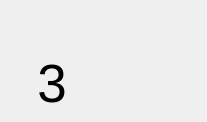
<?xml version="1.0" encoding="UTF-8"?>
<ui version="4.0">
 <class>Form</class>
 <widget class="QWidget" name="Form">
  <property name="geometry">
   <rect>
    <x>0</x>
    <y>0</y>
    <width>207</width>
    <height>122</height>
   </rect>
  </property>
  <property name="windowTitle">
   <string>Form</string>
  </property>
  <property name="styleSheet">
   <string notr="true"/>
  </property>
  <layout class="QVBoxLayout" name="verticalLayout_2" stretch="6">
   <property name="spacing">
    <number>0</number>
   </property>
   <property name="leftMargin">
    <number>0</number>
   </property>
   <property name="topMargin">
    <number>0</number>
   </property>
   <property name="rightMargin">
    <number>0</number>
   </property>
   <property name="bottomMargin">
    <number>0</number>
   </property>
   <item>
    <widget class="QWidget" name="widget_2" native="true">
     <layout class="QHBoxLayout" name="horizontalLayout" stretch="1,1">
      <property name="spacing">
       <number>0</number>
      </property>
      <property name="leftMargin">
       <number>0</number>
      </property>
      <property name="topMargin">
       <number>0</number>
      </property>
      <property name="rightMargin">
       <number>0</number>
      </property>
      <property name="bottomMargin">
       <number>0</number>
      </property>
      <item>
       <layout class="QVBoxLayout" name="verticalLayout" stretch="3,5">
        <property name="spacing">
         <number>0</number>
        </property>
        <item>
         <widget class="QPushButton" name="pushButton_6">
          <property name="sizePolicy">
           <sizepolicy hsizetype="Minimum" vsizetype="Minimum">
            <horstretch>0</horstretch>
            <verstretch>0</verstretch>
           </sizepolicy>
          </property>
          <property name="styleSheet">
           <string notr="true">border:none;</string>
          </property>
          <property name="text">
           <string/>
          </property>
         </widget>
        </item>
        <item>
         <widget class="QPushButton" name="pushButton_5">
          <property name="sizePolicy">
           <sizepolicy hsizetype="Minimum" vsizetype="Minimum">
            <horstretch>0</horstretch>
            <verstretch>0</verstretch>
           </sizepolicy>
          </property>
          <property name="font">
           <font>
            <pointsize>40</pointsize>
           </font>
          </property>
          <property name="styleSheet">
           <string notr="true">border:none;</string>
          </property>
          <property name="text">
           <string>3</string>
          </property>
         </widget>
        </item>
       </layout>
      </item>
      <item>
       <widget class="QPushButton" name="pushButton_4">
        <property name="sizePolicy">
         <sizepolicy hsizetype="Minimum" vsizetype="Minimum">
          <horstretch>0</horstretch>
          <verstretch>0</verstretch>
         </sizepolicy>
        </property>
        <property name="styleSheet">
         <string notr="true">border:none;</string>
        </property>
        <property name="text">
         <string/>
        </property>
       </widget>
      </item>
     </layout>
    </widget>
   </item>
  </layout>
 </widget>
 <resources>
  <include location="../MyQRC.qrc"/>
 </resources>
 <connections/>
</ui>
